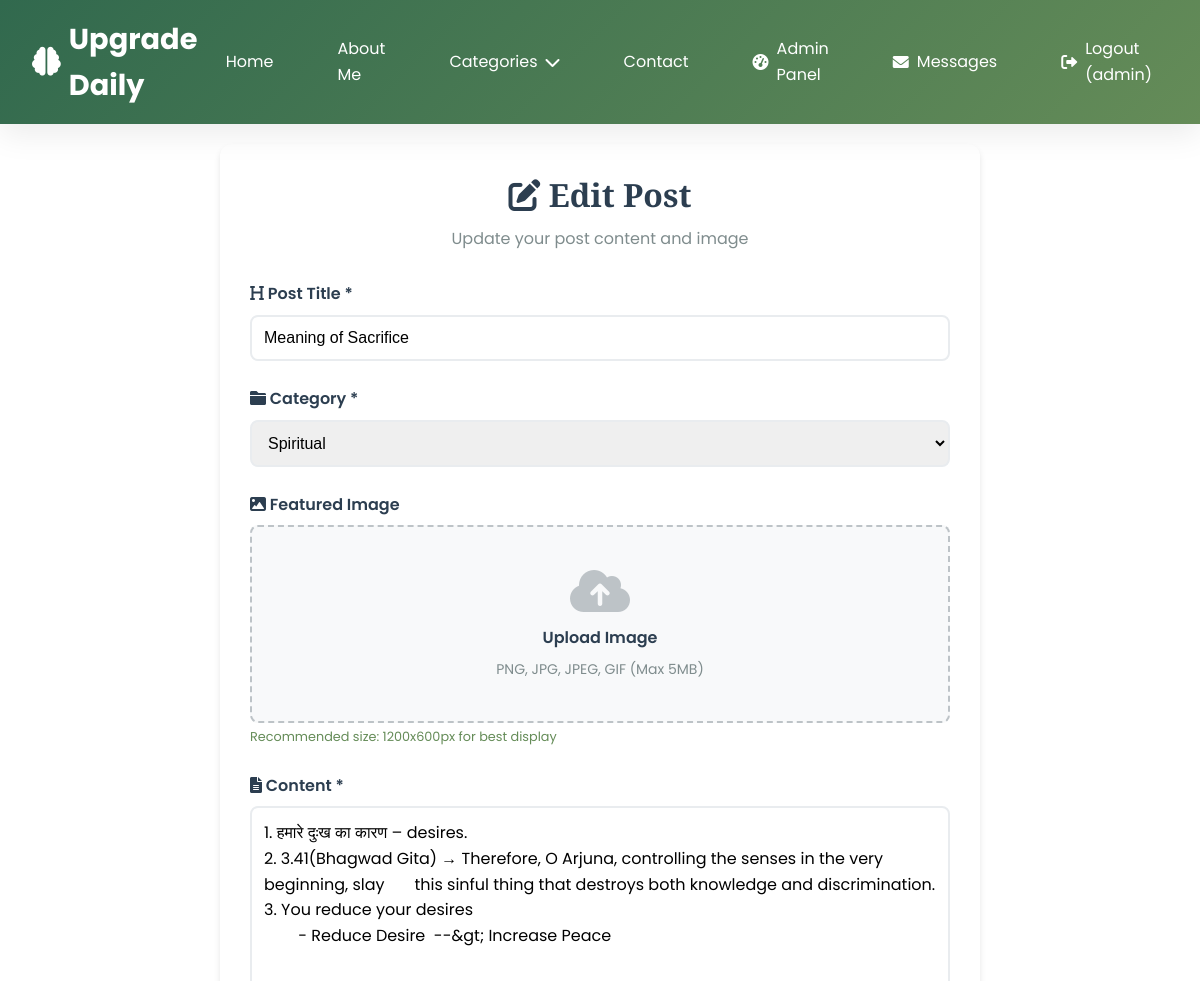
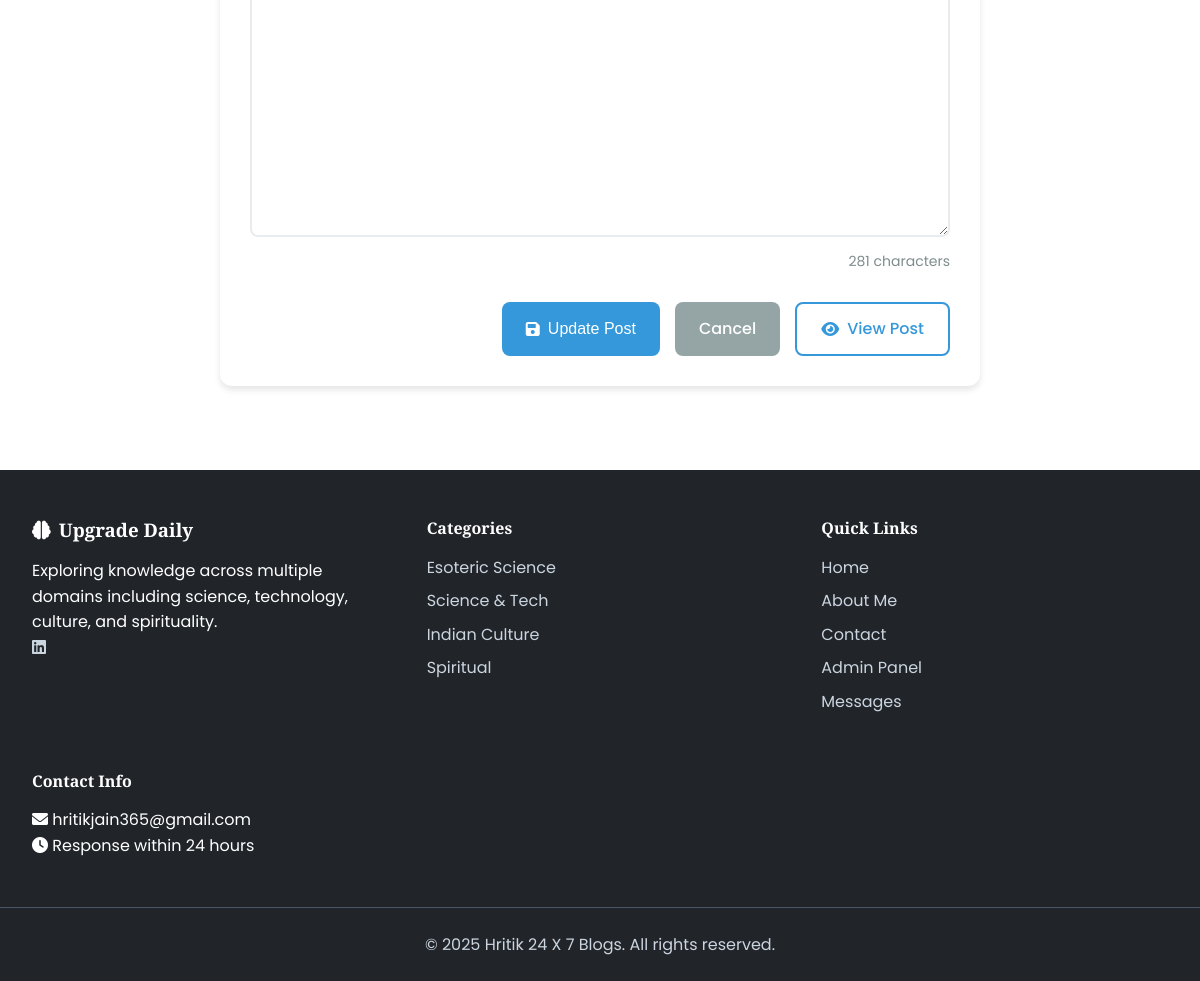
The app's page /admin/edit-post/4 (signed in) with its own data (2 pictures, top to bottom).
### tables this page shows
CREATE TABLE users
                 (id INTEGER PRIMARY KEY AUTOINCREMENT,
                  username TEXT UNIQUE NOT NULL,
                  email TEXT UNIQUE NOT NULL,
                  password TEXT NOT NULL,
                  is_admin BOOLEAN DEFAULT FALSE,
                  created_at TIMESTAMP DEFAULT CURRENT_TIMESTAMP);

CREATE TABLE posts
                 (id INTEGER PRIMARY KEY AUTOINCREMENT,
                  title TEXT NOT NULL,
                  content TEXT NOT NULL,
                  category TEXT NOT NULL,
                  image_path TEXT,
                  author_id INTEGER,
                  created_at TIMESTAMP DEFAULT CURRENT_TIMESTAMP,
                  FOREIGN KEY (author_id) REFERENCES users (id));

### app.py (the view)
    def decorated_function(*args, **kwargs):
        if 'user_id' not in session:
            flash('Please log in to access this page.', 'error')
            return redirect(url_for('login'))
        conn = get_db_connection()
        user = conn.execute('SELECT is_admin FROM users WHERE id = ?', (session['user_id'],)).fetchone()
        conn.close()
        if not user or not user['is_admin']:
            flash('Admin access required.', 'error')
            return redirect(url_for('index'))
        return f(*args, **kwargs)

### app.py (called while the page is built, shortened)
def get_db_connection():
    conn = sqlite3.connect('blog.db')
    conn.row_factory = sqlite3.Row
    return conn

def admin_required(f):
    def decorated_function(*args, **kwargs):
        if 'user_id' not in session:
            flash('Please log in to access this page.', 'error')
            return redirect(url_for('login'))
        conn = get_db_connection()
        user = conn.execute('SELECT is_admin FROM users WHERE id = ?', (session['user_id'],)).fetchone()
        conn.close()
        if not user or not user['is_admin']:
            flash('Admin access required.', 'error')
            return redirect(url_for('index'))
        return f(*args, **kwargs)
    decorated_function.__name__ = f.__name__
    return decorated_function

def get_unread_message_count():
    conn = get_db_connection()
    count = conn.execute('SELECT COUNT(*) as count FROM messages WHERE is_read = 0').fetchone()['count']
    conn.close()
    return count

@app.context_processor
def inject_unread_count():
    if session.get('is_admin'):
        return {'unread_count': get_unread_message_count()}
    return {'unread_count': 0}

@app.context_processor
def utility_processor():
    return dict(
        get_image_url=get_image_url,
        format_date=format_date
    )

@app.route('/admin/edit-post/<int:post_id>', methods=['GET', 'POST'])
@admin_required
def edit_post(post_id):
    categories = ['AboutMe', 'Esoteric Science', 'Science and Tech', 'Indian Culture', 'Spiritual']
    conn = get_db_connection()
    post = conn.execute('SELECT * FROM posts WHERE id = ?', (post_id,)).fetchone()
    conn.close()
    if not post:
        flash('Post not found!', 'error')
        return redirect(url_for('admin_dashboard'))
    return render_template('edit_post.html', post=post, categories=categories)

### templates/edit_post.html (shortened to what this page needs)
{% extends "base.html" %}
{% block content %}
<div class="form-container">
    <div class="form-card">
        <div class="form-header">
            <h1><i class="fas fa-edit"></i> Edit Post</h1>
            <p>Update your post content and image</p>
        </div>
        <form method="POST" enctype="multipart/form-data" class="post-form" id="postForm">
            <div class="form-group">
                <label for="title"><i class="fas fa-heading"></i> Post Title *</label>
                <input type="text" id="title" name="title" value="{{ post['title'] }}" required>
            </div>
            <div class="form-group">
                <label for="category"><i class="fas fa-folder"></i> Category *</label>
                <select id="category" name="category" required>
                    <option value="Spiritual" {% if post['category'] == 'Spiritual' %}selected{% endif %}>Spiritual</option>
                </select>
            </div>
            <div class="form-group">
                <label for="image"><i class="fas fa-image"></i> Featured Image</label>
                <div class="file-upload-container">
                    <div class="file-upload-area" id="fileUploadArea">
                        <i class="fas fa-cloud-upload-alt"></i>
                        <p>{% if post['image_path'] %}Change Image{% else %}Upload Image{% endif %}</p>
                        <span>PNG, JPG, JPEG, GIF (Max 5MB)</span>
                    </div>
                </div>
                <small>Recommended size: 1200x600px for best display</small>
            </div>
            <div class="form-group">
                <label for="content"><i class="fas fa-file-alt"></i> Content *</label>
                <textarea id="content" name="content" rows="15" required placeholder="Write your post content here...">{{ post['content'] }}</textarea>
                <div class="character-count">
                    <span id="charCount">{{ post['content']|length }}</span> characters
                </div>
            </div>
            <div class="form-actions">
                <button type="submit" class="btn btn-primary" id="submitBtn">
                    <i class="fas fa-save"></i> Update Post
                </button>
                <a href="{{ url_for('admin_dashboard') }}" class="btn btn-secondary">Cancel</a>
                <a href="{{ url_for('view_post', post_id=post['id']) }}" class="btn btn-outline">
                    <i class="fas fa-eye"></i> View Post
                </a>
            </div>
        </form>
    </div>
</div>
{% endblock %}

### templates/base.html (shortened to what this page needs)
<!DOCTYPE html>
<html lang="en">
<head>
    <link rel="stylesheet" href="{{ url_for('static', filename='style.css') }}">
    <link href="https://cdnjs.cloudflare.com/ajax/libs/font-awesome/6.0.0/css/all.min.css" rel="stylesheet">
</head>
<body>
    <nav class="navbar">
        <div class="nav-container">
            <a href="{{ url_for('index') }}" class="nav-logo">
                <i class="fas fa-brain"></i> Upgrade Daily
            </a>
            <div class="nav-menu">
                <a href="{{ url_for('index') }}" class="nav-link">Home</a>
                <a href="{{ url_for('about') }}" class="nav-link">About Me</a>
                <div class="dropdown">
                    <a href="#" class="nav-link">Categories <i class="fas fa-chevron-down"></i></a>
                </div>
                <a href="{{ url_for('contact') }}" class="nav-link">Contact</a>
                {% if session.user_id %}
                    {% if session.is_admin %}
                        <a href="{{ url_for('admin_dashboard') }}" class="nav-link admin-btn">
                            <i class="fas fa-tachometer-alt"></i> Admin Panel
                        </a>
                        <a href="{{ url_for('view_messages') }}" class="nav-link messages-btn">
                            <i class="fas fa-envelope"></i> Messages
                        </a>
                    {% endif %}
                    <a href="{{ url_for('logout') }}" class="nav-link logout-btn">
                        <i class="fas fa-sign-out-alt"></i> Logout ({{ session.username }})
                    </a>
                {% endif %}
            </div>
        </div>
    </nav>
    <main class="main-content">
        {% block content %}{% endblock %}
    </main>
    <footer class="footer">
        <div class="footer-container">
            <div class="footer-section">
                <h3><i class="fas fa-brain"></i> Upgrade Daily </h3>
                <p>Exploring knowledge across multiple domains including science, technology, culture, and spirituality.</p>
                <div class="social-links">
                    <a href="https://www.linkedin.com/in/hrjain365/" target="_blank" title="LinkedIn">
                        <i class="fab fa-linkedin"></i>
                    </a>
                </div>
            </div>
            <div class="footer-section">
                <h4>Categories</h4>
                <a href="{{ url_for('category_posts', category_name='Esoteric Science') }}">Esoteric Science</a>
                <a href="{{ url_for('category_posts', category_name='Science and Tech') }}">Science & Tech</a>
                <a href="{{ url_for('category_posts', category_name='Indian Culture') }}">Indian Culture</a>
                <a href="{{ url_for('category_posts', category_name='Spiritual') }}">Spiritual</a>
            </div>
            <div class="footer-section">
                <h4>Quick Links</h4>
                <a href="{{ url_for('index') }}">Home</a>
                <a href="{{ url_for('about') }}">About Me</a>
                <a href="{{ url_for('contact') }}">Contact</a>
                {% if session.is_admin %}
                <a href="{{ url_for('admin_dashboard') }}">Admin Panel</a>
                <a href="{{ url_for('view_messages') }}">Messages</a>
                {% endif %}
            </div>
            <div class="footer-section">
                <h4>Contact Info</h4>
                <p><i class="fas fa-envelope"></i> hritikjain365@gmail.com</p>
                <p><i class="fas fa-clock"></i> Response within 24 hours</p>
            </div>
        </div>
        <div class="footer-bottom">
            <p>&copy; 2025 Hritik 24 X 7 Blogs. All rights reserved.</p>
        </div>
    </footer>
</body>
</html>

### static/style.css (style rules this page uses)
:root { --primary: #31694E; --primary-light: #658C58; --secondary: #BBC863; --accent: #F0E491; --light: #f8f9fa; --dark: #212529; --text-dark: #1a1a1a; --text-light: #ffffff; --card-shadow: 0 10px 30px rgba(0, 0, 0, 0.08); --hover-shadow: 0 15px 40px rgba(0, 0, 0, 0.12); --transition: all 0.3s ease; --border-radius: 12px; --section-padding: 5rem 0; }
* { margin: 0; padding: 0; box-sizing: border-box; }
body { font-family: 'Poppins', sans-serif; line-height: 1.6; color: var(--text-dark); background-color: #ffffff; overflow-x: hidden; }
h1, h2, h3, h4, h5, h6 { font-family: 'Playfair Display', serif; font-weight: 600; line-height: 1.3; margin-bottom: 1rem; }
.navbar { background: linear-gradient(135deg, var(--primary), var(--primary-light)); padding: 1rem 0; box-shadow: var(--card-shadow); position: sticky; top: 0; z-index: 1000; }
.nav-container { max-width: 1200px; margin: 0 auto; padding: 0 2rem; display: flex; justify-content: space-between; align-items: center; }
.nav-logo { font-size: 1.8rem; font-weight: bold; color: var(--text-light); text-decoration: none; display: flex; align-items: center; gap: 0.5rem; }
.nav-menu { display: flex; align-items: center; gap: 2rem; }
.nav-link { color: var(--text-light); text-decoration: none; padding: 0.5rem 1rem; border-radius: var(--border-radius); transition: var(--transition); display: flex; align-items: center; gap: 0.5rem; }
.dropdown { position: relative; }
.btn { display: inline-flex; align-items: center; justify-content: center; gap: 0.5rem; padding: 0.75rem 1.5rem; border-radius: var(--border-radius); font-weight: 500; text-decoration: none; transition: var(--transition); border: none; cursor: pointer; font-size: 1rem; }
.btn-primary { background-color: var(--primary); color: var(--text-light); }
.btn-secondary { background-color: var(--secondary); color: var(--text-dark); }
.btn-outline { background-color: transparent; color: var(--primary); border: 2px solid var(--primary); }
.form-group { margin-bottom: 1.5rem; }
.form-group label { display: block; margin-bottom: 0.5rem; color: var(--text-dark); font-weight: 600; display: flex; align-items: center; gap: 0.5rem; }
.form-group input, .form-group select, .form-group textarea { width: 100%; padding: 0.75rem 1rem; border: 2px solid #e2e8f0; border-radius: var(--border-radius); font-size: 1rem; transition: var(--transition); }
.form-group small { color: var(--primary-light); font-size: 0.8rem; margin-top: 0.25rem; display: block; }
.footer { background: var(--dark); color: var(--text-light); margin-top: 4rem; }
.footer-container { max-width: 1200px; margin: 0 auto; padding: 3rem 2rem; display: grid; grid-template-columns: repeat(auto-fit, minmax(250px, 1fr)); gap: 3rem; }
.footer-section h3, .footer-section h4 { margin-bottom: 1rem; display: flex; align-items: center; gap: 0.5rem; }
.footer-section a { color: #cbd5e0; text-decoration: none; display: block; margin-bottom: 0.5rem; transition: var(--transition); }
.footer-bottom { border-top: 1px solid #4a5568; padding: 1.5rem 2rem; text-align: center; color: #cbd5e0; }

### records on screen
users: username "admin"
posts: title "Meaning of Sacrifice", category "Spiritual", content "1. हमारे दुःख का कारण – desires. 2. 3.41(Bhagwad Gita) → Therefore, O Arjuna, controlling the senses in the very beginning, slay this sinful thing that destroys both knowledge and discrimination. 3. You reduce your desires - Reduce Desire --&gt; Increase Peace"

### other values on screen
{{ post['content']|length }} "281"
